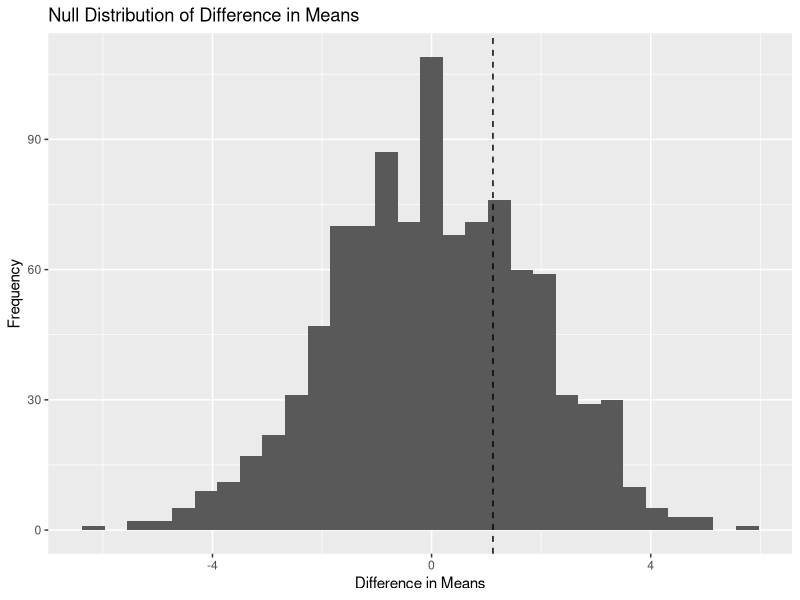

This chart was generated by the following R code:
## ---- chunk 1
library(tidyverse)

set.seed(123)

# Create two groups with no real difference
group <- rep(c("A", "B"), each = 50)
outcome <- rnorm(100, mean = 50, sd = 10)

df <- tibble(group, outcome)

# Observed difference in means
obs_diff <- df |>
  group_by(group) |>
  summarise(mean_val = mean(outcome)) |>
  summarise(diff = diff(mean_val)) |>
  pull(diff)

obs_diff
## ---- chunk 2
set.seed(123)

null_dist <- replicate(1000, {
  shuffled <- df |>
    mutate(group = sample(group))

  shuffled |>
    group_by(group) |>
    summarise(mean_val = mean(outcome)) |>
    summarise(diff = diff(mean_val)) |>
    pull(diff)
})

null_df <- tibble(diff = null_dist)
## ---- chunk 3
ggplot(null_df, aes(x = diff)) +
  geom_histogram(bins = 30) +
  geom_vline(xintercept = obs_diff, linetype = "dashed") +
  labs(
    title = "Null Distribution of Difference in Means",
    x = "Difference in Means",
    y = "Frequency"
  )
## ---- chunk 4
p_value <- mean(abs(null_df$diff) >= abs(obs_diff))
p_value
## ---- chunk 5
model <- lm(outcome ~ group, data = df)
summary(model)
